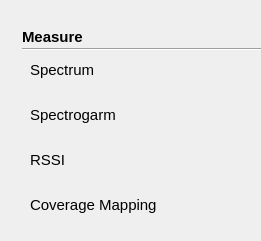
  <widget class="QWidget" name="intermeawid" native="true">
   <property name="geometry">
    <rect>
     <x>620</x>
     <y>50</y>
     <width>261</width>
     <height>241</height>
    </rect>
   </property>
   <property name="styleSheet">
    <string notr="true">#plusmode[pltdismode=&quot;night&quot;] #intermeawid
{	
background-color: rgba(0, 0, 0,1);
}
#plusmode[pltdismode=&quot;indoor&quot;] #intermeawid
{	
background-color:rgba(255,255,255,1);
}

#plusmode[pltdismode=&quot;indoor&quot;] QPushButton:!checked
{
font: 11pt &quot;Arial&quot;;
font-weight:normal;
background-color: rgba(237, 212, 0,0);
color: rgb(105, 105, 105);
}
#plusmode[pltdismode=&quot;night&quot;] QPushButton:!checked
{
font: 11pt &quot;Arial&quot;;
font-weight:normal;
color: rgb(250,218,166);
background-color: rgb(24,23,20);
}
#plusmode[pltdismode=&quot;indoor&quot;] QPushButton:checked
{
font: 75 11pt &quot;Arial&quot;;
font-weight:bold;
background-color: rgb(255,181,0);
color: rgb(57, 57, 57);
}
#plusmode[pltdismode=&quot;night&quot;] QPushButton:checked
{
font: 75 11pt &quot;Arial&quot;;
font-weight:bold;
background-color: rgb(255, 156, 0);
color: rgb(0, 0, 0);
}

QPushButton{border-style:flat;text-align:left;}
QPushButton{padding-left:10px}</string>
   </property>
   <widget class="QPushButton" name="pushButton_43">
    <property name="geometry">
     <rect>
      <x>20</x>
      <y>55</y>
      <width>300</width>
      <height>30</height>
     </rect>
    </property>
    <property name="font">
     <font>
      <family>Arial</family>
      <pointsize>11</pointsize>
      <weight>50</weight>
      <italic>false</italic>
      <bold>false</bold>
     </font>
    </property>
    <property name="text">
     <string>Spectrum</string>
    </property>
    <property name="checkable">
     <bool>true</bool>
    </property>
    <property name="checked">
     <bool>true</bool>
    </property>
    <property name="autoExclusive">
     <bool>true</bool>
    </property>
   </widget>
   <widget class="QPushButton" name="pushButton_45">
    <property name="geometry">
     <rect>
      <x>20</x>
      <y>145</y>
      <width>300</width>
      <height>30</height>
     </rect>
    </property>
    <property name="font">
     <font>
      <family>Arial</family>
      <pointsize>11</pointsize>
      <weight>50</weight>
      <italic>false</italic>
      <bold>false</bold>
     </font>
    </property>
    <property name="text">
     <string>RSSI</string>
    </property>
    <property name="checkable">
     <bool>true</bool>
    </property>
    <property name="autoExclusive">
     <bool>true</bool>
    </property>
   </widget>
   <widget class="QPushButton" name="pushButton_46">
    <property name="geometry">
     <rect>
      <x>20</x>
      <y>190</y>
      <width>300</width>
      <height>30</height>
     </rect>
    </property>
    <property name="font">
     <font>
      <family>Arial</family>
      <pointsize>11</pointsize>
      <weight>50</weight>
      <italic>false</italic>
      <bold>false</bold>
     </font>
    </property>
    <property name="text">
     <string>Coverage Mapping</string>
    </property>
    <property name="checkable">
     <bool>true</bool>
    </property>
    <property name="autoExclusive">
     <bool>true</bool>
    </property>
   </widget>
   <widget class="QPushButton" name="pushButton_47">
    <property name="geometry">
     <rect>
      <x>20</x>
      <y>235</y>
      <width>300</width>
      <height>30</height>
     </rect>
    </property>
    <property name="font">
     <font>
      <family>Arial</family>
      <pointsize>11</pointsize>
      <weight>50</weight>
      <italic>false</italic>
      <bold>false</bold>
     </font>
    </property>
    <property name="text">
     <string>Persistent Spectrum</string>
    </property>
    <property name="checkable">
     <bool>true</bool>
    </property>
    <property name="autoExclusive">
     <bool>true</bool>
    </property>
   </widget>
   <widget class="QPushButton" name="pushButton_48">
    <property name="geometry">
     <rect>
      <x>20</x>
      <y>100</y>
      <width>300</width>
      <height>30</height>
     </rect>
    </property>
    <property name="font">
     <font>
      <family>Arial</family>
      <pointsize>11</pointsize>
      <weight>50</weight>
      <italic>false</italic>
      <bold>false</bold>
     </font>
    </property>
    <property name="text">
     <string>Spectrogarm</string>
    </property>
    <property name="checkable">
     <bool>true</bool>
    </property>
    <property name="autoExclusive">
     <bool>true</bool>
    </property>
   </widget>
   <widget class="QPushButton" name="pushButton_51">
    <property name="geometry">
     <rect>
      <x>20</x>
      <y>280</y>
      <width>300</width>
      <height>30</height>
     </rect>
    </property>
    <property name="font">
     <font>
      <family>Arial</family>
      <pointsize>11</pointsize>
      <weight>50</weight>
      <italic>false</italic>
      <bold>false</bold>
     </font>
    </property>
    <property name="text">
     <string>Persistent Spectrogram</string>
    </property>
    <property name="checkable">
     <bool>true</bool>
    </property>
    <property name="autoExclusive">
     <bool>true</bool>
    </property>
   </widget>
   <widget class="QLabel" name="label_6">
    <property name="geometry">
     <rect>
      <x>22</x>
      <y>28</y>
      <width>121</width>
      <height>17</height>
     </rect>
    </property>
    <property name="font">
     <font>
      <family>Arial</family>
      <pointsize>11</pointsize>
      <weight>75</weight>
      <bold>true</bold>
     </font>
    </property>
    <property name="styleSheet">
     <string notr="true">#plusmode[pltdismode=&quot;indoor&quot;] QLabel 
 {
color:rgba(9, 73, 108,1);
	background-color: white;
}
#plusmode[pltdismode=&quot;night&quot;] QLabel 
 {
color:rgba(7,97,116,1);
	background-color: black;
}
</string>
    </property>
    <property name="text">
     <string>Measure</string>
    </property>
   </widget>
   <widget class="Line" name="line_5">
    <property name="geometry">
     <rect>
      <x>22</x>
      <y>48</y>
      <width>400</width>
      <height>2</height>
     </rect>
    </property>
    <property name="styleSheet">
     <string notr="true">#plusmode[pltdismode=&quot;indoor&quot;] #line_5
 {
background-color:rgba(6,62,97,1);	
}
#plusmode[pltdismode=&quot;night&quot;] #line_5
 {
background-color:rgba(7,97,116,1);
}</string>
    </property>
    <property name="orientation">
     <enum>Qt::Horizontal</enum>
    </property>
   </widget>
  </widget>
